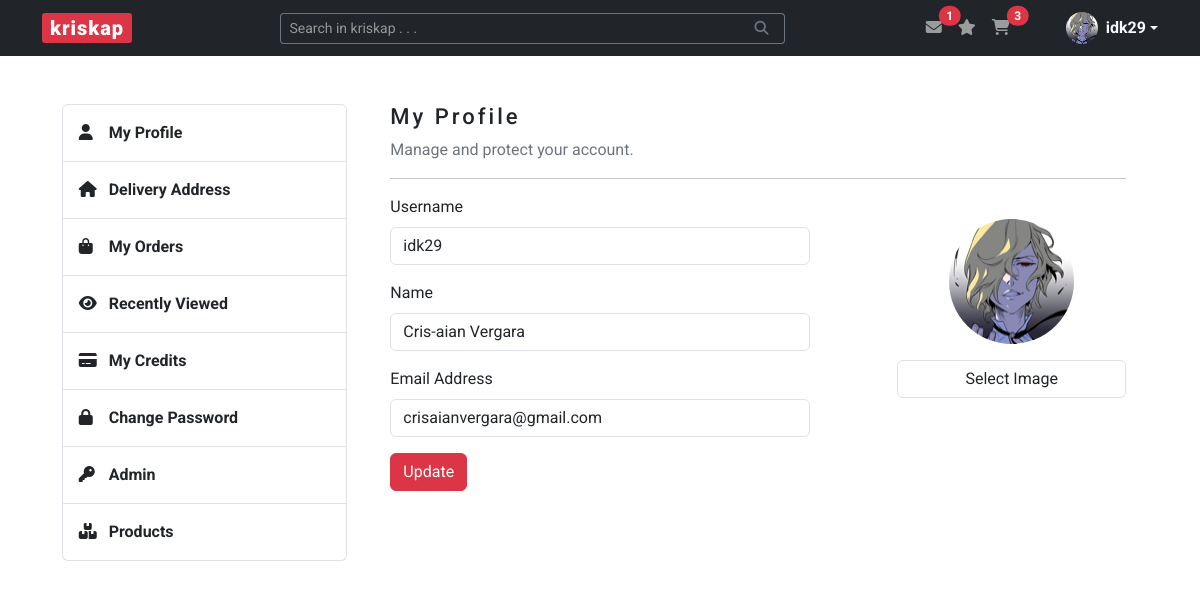
/account (signed in), run on the app's committed database.
### kriskap/models.py (models this page shows)
class User(db.Model, UserMixin):
    __tablename__ = "users"
    id = db.Column(db.Integer, primary_key=True)
    user_type = db.Column(db.String(20), nullable=False)
    username = db.Column(db.String(20), unique=True, nullable=False)
    name = db.Column(db.String(100), nullable=False)
    email = db.Column(db.String(100), unique=True, nullable=False)
    image_file = db.Column(db.String(250), nullable=False, default="default.png")
    password = db.Column(db.String(100), nullable=False)

### kriskap/users/routes.py (the view)
@users.route("/account", methods=["GET", "POST"])
@login_required
def account():
    form = UpdateAccountForm()
    if form.validate_on_submit():
        if form.image_f.data:
            image_f = save_profile_picture(form.image_f.data)
            current_user.image_file = image_f
        current_user.username = form.username.data
        current_user.name = form.name.data
        current_user.email = form.email.data
        db.session.commit()
        flash("Your account has been updated!", "success")
        return redirect(url_for("users.account"))
    elif request.method == "GET":
        form.username.data = current_user.username
        form.name.data = current_user.name
        form.email.data = current_user.email
    image_file = url_for(
        "static", filename="img/profile_pics/" + current_user.image_file
    )
    return render_template(
        "account.html", title="Account", image_file=image_file, form=form
    )

### kriskap/users/forms.py (shortened to what this page needs)
class UpdateAccountForm(FlaskForm):
    username = StringField(
        "Username", validators=[DataRequired(), Length(min=5, max=20)]
    )
    name = StringField("Name", validators=[DataRequired(), Length(min=5)])
    email = StringField("Email Address", validators=[DataRequired(), Email()])
    image_f = FileField("Select Image", validators=[FileAllowed(["jpg", "png"])])
    submit = SubmitField("Update")

### kriskap/models.py (called while the page is built)
@login_manager.user_loader
def load_user(user_id):
    return User.query.get(int(user_id))

### kriskap/templates/account.html (shortened to what this page needs)
{% extends "base.html" %}
{% block content %}
    <div id="account-login" class="content-section mb-5">
        <div class="row justify-content-evenly">
            {% include "aside.html" %}
            <section class="col-lg-8">
                <h3>My Profile</h3>
                <p class="text-secondary">Manage and protect your account.</p>
                <hr>
                <form method="POST" action="" novalidate enctype="multipart/form-data">
                    <fieldset>
                        <div class="row justify-content-between">
                            <div class="col-md-7">
                                <div class="mb-3">
                                    {{ form.username.label(class='form-label') }}
                                    {% if form.username.errors %}
                                        {{ form.username(class='form-control is-invalid') }}
                                        <div class="invalid-feedback">
                                            {% for error in form.username.errors %}
                                                <span>{{ error }}</span>
                                            {% endfor %}
                                        </div>
                                    {% else %}
                                        {{ form.username(class='form-control') }}
                                    {% endif %}
                                </div>
                                <div class="mb-3">
                                    {{ form.name.label(class='form-label') }}
                                    {% if form.name.errors %}
                                        {{ form.name(class='form-control is-invalid') }}
                                        <div class="invalid-feedback">
                                            {% for error in form.name.errors %}
                                                <span>{{ error }}</span>
                                            {% endfor %}
                                        </div>
                                    {% else %}
                                        {{ form.name(class='form-control') }}
                                    {% endif %}
                                </div>
                                <div class="mb-3">
                                    {{ form.email.label(class='form-label') }}
                                    {% if form.email.errors %}
                                        {{ form.email(class='form-control is-invalid') }}
                                        <div class="invalid-feedback">
                                            {% for error in form.email.errors %}
                                                <span>{{ error }}</span>
                                            {% endfor %}
                                        </div>
                                    {% else %}
                                        {{ form.email(class='form-control') }}
                                    {% endif %}
                                </div>
                            </div>
                            <div class="col-md-4">
                                <div class="media text-center pt-4 mb-3" id="file_container">
                                    <img id="view-profile-image" src="{{ image_file }}" alt="" class="rounded-circle account-img image_view">
                                </div>
                                <div class="mb-3 text-center profile-pic">
                                    {{ form.image_f.label(class="form-control") }}
                                </div>
                            </div>
                        </div>
                        {{ form.submit(class="btn btn-danger") }}
                    </fieldset>
                </form>
            </section>
        </div>
    </div>
{% endblock %}

### kriskap/templates/base.html (shortened to what this page needs)
<!DOCTYPE html>
<html lang="en">
<head>
    <link rel="stylesheet" href="https://cdn.jsdelivr.net/npm/bootstrap@5.3.0-alpha1/dist/css/bootstrap.min.css">
    <link rel="stylesheet" href="{{ url_for('static', filename='css/styles.css') }}">
</head>
<body>
    <header>
        <nav class="navbar navbar-expand-lg navbar-dark bg-dark">
            <div class="container">
                <a class="navbar-brand px-2 py-0" href="{{ url_for('main.home') }}">kriskap</a>
                <div class="collapse navbar-collapse" id="navbarSupportedContent">
                    <form class="d-flex ms-auto form-search w-50" role="search">
                        <div class="input-group input-group-sm">
                            <input type="text" class="form-control text-bg-dark border-secondary border-end-0" placeholder="Search in kriskap . . ." aria-label="Search in kriskap . . ." aria-describedby="button-addon">
                            <button class="btn btn-outline-secondary border-start-0" type="button" id="button-addon"><i class="fa-solid fa-magnifying-glass px-2"></i></button>
                        </div>
                    </form>
                    <ul class="navbar-nav ms-auto mb-2 mb-lg-0 notification-cart">
                        <li class="nav-item">
                            <a href="" class="nav-link position-relative d-inline-block">
                                <i class="fa-solid fa-envelope"></i>
                                <span class="position-absolute start-100 translate-middle badge rounded-pill bg-danger">
                                    1
                                </span>
                            </a>
                        </li>
                        <li class="nav-item">
                            <a href="" class="nav-link d-inline-block">
                                <i class="fa-solid fa-star"></i>
                            </a>
                        </li>
                        <li class="nav-item me-5">
                            <a href="" class="nav-link position-relative d-inline-block">
                                <i class="fa-solid fa-cart-shopping"></i>
                                <span class="position-absolute start-100 translate-middle badge rounded-pill bg-danger">
                                    3
                                </span>
                            </a>
                        </li>
                        {% if current_user.is_authenticated %}
                        <li class="dropdown d-flex align-items-center">
                            <a href="#" class="d-flex align-items-center text-light text-decoration-none dropdown-toggle" data-bs-toggle="dropdown" aria-expanded="false">
                                <img src="{{ url_for('static', filename='img/profile_pics/' + current_user.image_file) }}" alt="" width="32" height="32" class="rounded-circle me-2">
                                <strong>{{ current_user.username }}</strong>
                            </a>
                        </li>
                        {% endif %}
                    </ul>
                </div>
            </div>
        </nav>
    </header>
    <main class="container mt-5">
        {% block content %} {% endblock %}
    </main>
</body>
</html>

### kriskap/static/css/styles.css (style rules this page uses)
body { font-family: 'Roboto', sans-serif; color: #212529; }
h3, legend { font-size: 1.375rem; font-weight: 500; line-height: 1.65rem; letter-spacing: 3px; }
a { color: #212529; text-decoration: none; }
.navbar-brand { background-color: #DC3545; border-radius: 3px; font-weight: 900; letter-spacing: 1px; }
.form-control::placeholder { color: #979797; opacity: 1; }
.account-img { height: 125px; width: 125px; }
.profile-pic label { cursor: pointer; }

### data on the page
User: image_file (picture), username "idk29", name "Cris-aian Vergara", email "crisaianvergara@gmail.com"
